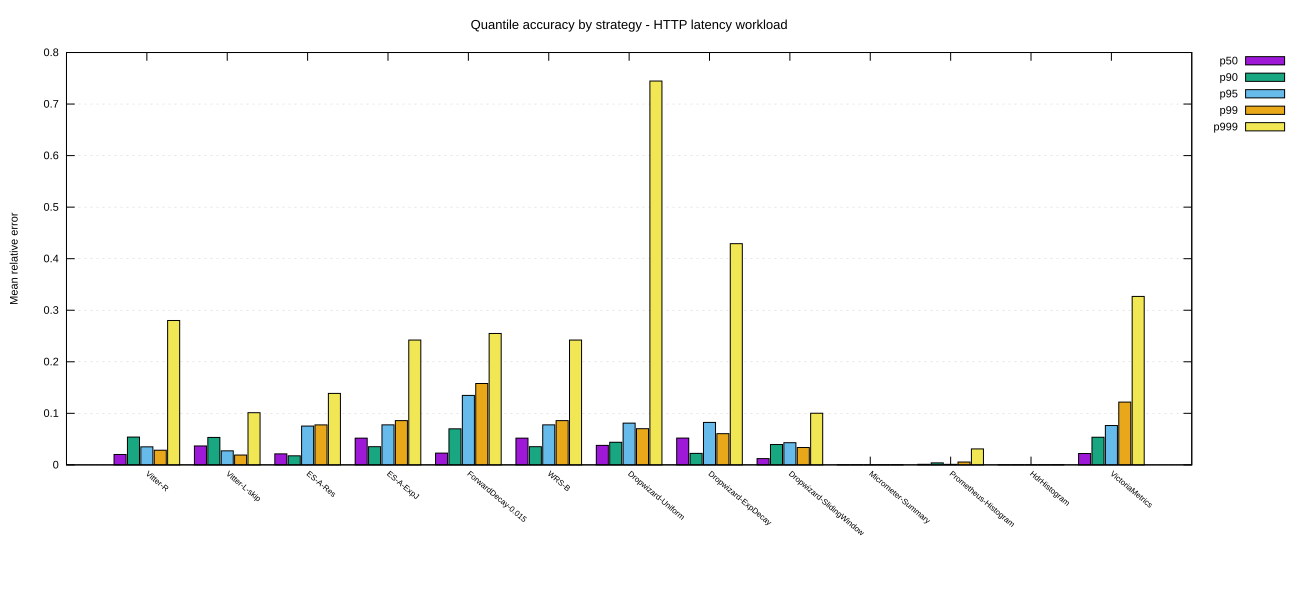

The gnuplot source for this figure:
# Experiment E6: quantile accuracy per strategy on the HTTP-latency workload.
# Input:  bars-http-latency.csv  (strategy, p50, p90, p95, p99, p999 = mean relative error)
# Output: accuracy-http-latency.svg / .pdf
#
# Re-run the accuracy experiment first: run-accuracy-experiments.bat

set datafile separator ","
set title "Quantile accuracy by strategy - HTTP latency workload" font ",13"
set ylabel "Mean relative error"
set yrange [0:*]
set grid ytics lt 0 lw 0.5 lc rgb "#cccccc"

set style data histograms
set style histogram clustered gap 1
set style fill solid 0.9 border -1
set boxwidth 0.9
set key outside right top vertical
set xtics rotate by -40 font ",8"

set terminal svg enhanced font "arial,11" size 1300,600
set output 'accuracy-http-latency.svg'
plot for [i=2:6] 'bars-http-latency.csv' using i:xtic(1) title columnheader

set terminal pdfcairo enhanced font "arial,9" size 11,5
set output 'accuracy-http-latency.pdf'
replot

set output
